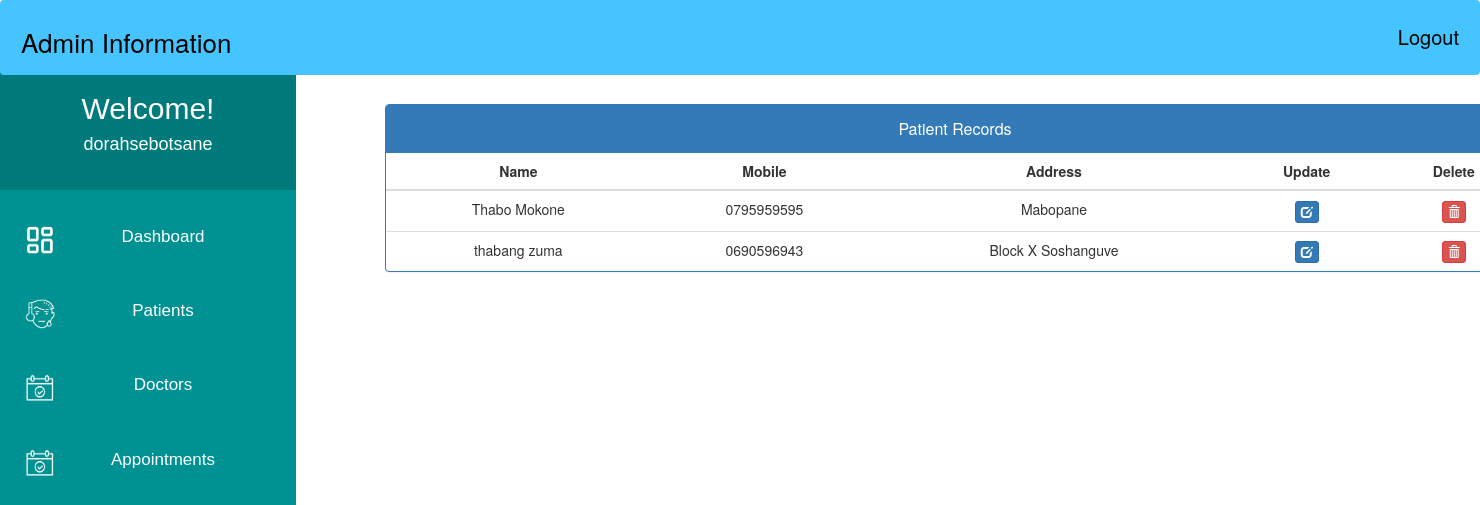
/admin_patient_record/ (signed in), run on the app's committed database.
### MyApp/models.py (models this page shows, shortened)
class Patient(models.Model):
    user = models.OneToOneField(User, on_delete=models.CASCADE)
    Patient_First_Name = models.CharField(max_length=50, default="")
    Patient_Last_Name = models.CharField(max_length=50, default="")
    gender = models.CharField(max_length=10, choices=GENDER)
    contact = models.CharField(max_length=10)
    address = models.CharField(max_length=350)
    symptoms = models.CharField(max_length=500, default="")
    status = models.BooleanField(default=False)
    admitDate = models.DateField(auto_now=True)
    assignedDoctorId = models.PositiveIntegerField(null=True)

### MyApp/views.py (the view)
# urls.py: path('admin_patient_record/', views.admin_patient_record, name="admin_patient_record"),
@login_required(login_url='adminlogin')
def admin_patient_record(request):
    patients=Patient.objects.all().filter(status=True)
    return render(request,'MyApp/admin_patient_record.html',{'patients':patients})

### templates/MyApp/admin_patient_record.html (shortened to what this page needs)
<!DOCTYPE html>
<html lang="en">
<head>
    <link href="//netdna.bootstrapcdn.com/bootstrap/3.0.0/css/bootstrap.min.css" rel="stylesheet" id="bootstrap-css">
</head>
<body>
    {% include 'MyApp/admin_base.html' %}
    <div class="container" style="margin-left:25%; margin-right:8%; margin-top:7%;">
        <div class="panel panel-primary">
            <div class="panel-heading">
            <h6 class="panel-title" style="text-align:center; padding: 5px 0px;">Patient Records</h6>
            </div>
            <table class="table table-hover" id="dev-table">
            <thead>
                <tr>
                <th style="text-align:center;">Name</th>
                <th style="text-align:center;">Mobile</th>
                <th style="text-align:center;">Address</th>
                <th style="text-align:center;">Update</th>
                <th style="text-align:center;">Delete</th>
                </tr>
            </thead>
            {% for p in patients %}
            <tr>
                <td style="text-align:center;"> {{p.Patient_First_Name}} {{p.Patient_Last_Name}} </td>
                <td style="text-align:center;">{{p.contact}}</td>
                <td style="text-align:center;">{{p.address}}</td>
                <td style="text-align:center;"><a class="btn btn-primary btn-xs" href="{% url 'MyApp:update_patient' p.id%}"><span class="glyphicon glyphicon-edit"></span></a></td>
                <td style="text-align:center;"><a class="btn btn-danger btn-xs" href="{% url 'MyApp:delete_patient' p.id %}"><span class="glyphicon glyphicon-trash"></span></a></td>
            </tr>
            {% endfor %}
            </table>
        </div>
    </div>
</body>
</html>

### templates/MyApp/admin_base.html (shortened to what this page needs)
<!DOCTYPE html>
{% load staticfiles %}
<html lang="en">
<head>
</head>
<body>
    <div class="navbar">
        <a>Admin Information</a>
        <a href="{% url 'MyApp:logout' %}" class="logoutbtn" style="font-size:18px, text-align: center;">Logout</a>
    </div>
     <div class="sidebar">
        <div class="userprofile">
            <h2 style="color:white; font-family:sans-serif; padding-top:25px; text-align:center; margin:0px;">Welcome!</h2>
            <h4 style="color:white; font-family:sans-serif; text-align:center; padding-bottom:35px;">{{request.user.username}}</h4>
        </div>
        <a href="{% url 'MyApp:admin_dashboard' %}"><img class="icon" src="{% static "images/PDash.png" %}">Dashboard</a>
        <a href="{% url 'MyApp:admin_patient' %}"><img class="icon" src="{% static "images/PIcon.png" %}">Patients</a>
        <a href="{% url 'MyApp:admin_doctor' %}"><img class="icon" src="{% static "images/ApptIcon.png" %}">Doctors</a>
        <a href="{% url 'MyApp:admin_appointment' %}"><img class="icon" src="{% static "images/ApptIcon.png" %}">Appointments</a>
    </div>
</body>
</html>

### templates/MyApp/admin_base.html (style rules this page uses)
body { background-color: rgb(255, 255, 255); padding: 0px; margin-top: 0px; margin-left: 0px; margin-right: 0px; margin-bottom: 0px; }
.navbar { overflow: hidden; background-color: rgb(70, 196, 255); height:75px; width:100%; padding-top:22px; z-index:1; top:0; position:fixed; display:block; }
.navbar a { float: left; display:block; font-size: 26px; color: black; text-align: center; padding-left:20px; text-decoration: none; }
.navbar .logoutbtn { float: right; display:block; font-size: 20px; color: black; text-align: center; padding-right:20px; text-decoration: none; }
.sidebar .userprofile { background-color: rgb(0, 122, 122); }
.sidebar { margin-top: 0px; padding-top: 0px; width: 20%; text-align: center; height=100vh; background-color: rgb(0, 146, 146); font-family: sans-serif; font-size:17px; font-weight: normal; position: fixed; top: 67px; left: 0; bottom: 0; }
.sidebar a { display: block; color: white; padding: 25px; text-decoration: none; }
.icon { float:left; width:30px; height:30px; }

### data on the page
Patient: Patient_First_Name "Thabo", Patient_Last_Name "Mokone", contact "0795959595", address "Mabopane"
Patient: Patient_First_Name "thabang", Patient_Last_Name "zuma", contact "0690596943", address "Block X Soshanguve"

### other printed values
{{ request.user.username }} "dorahsebotsane"
